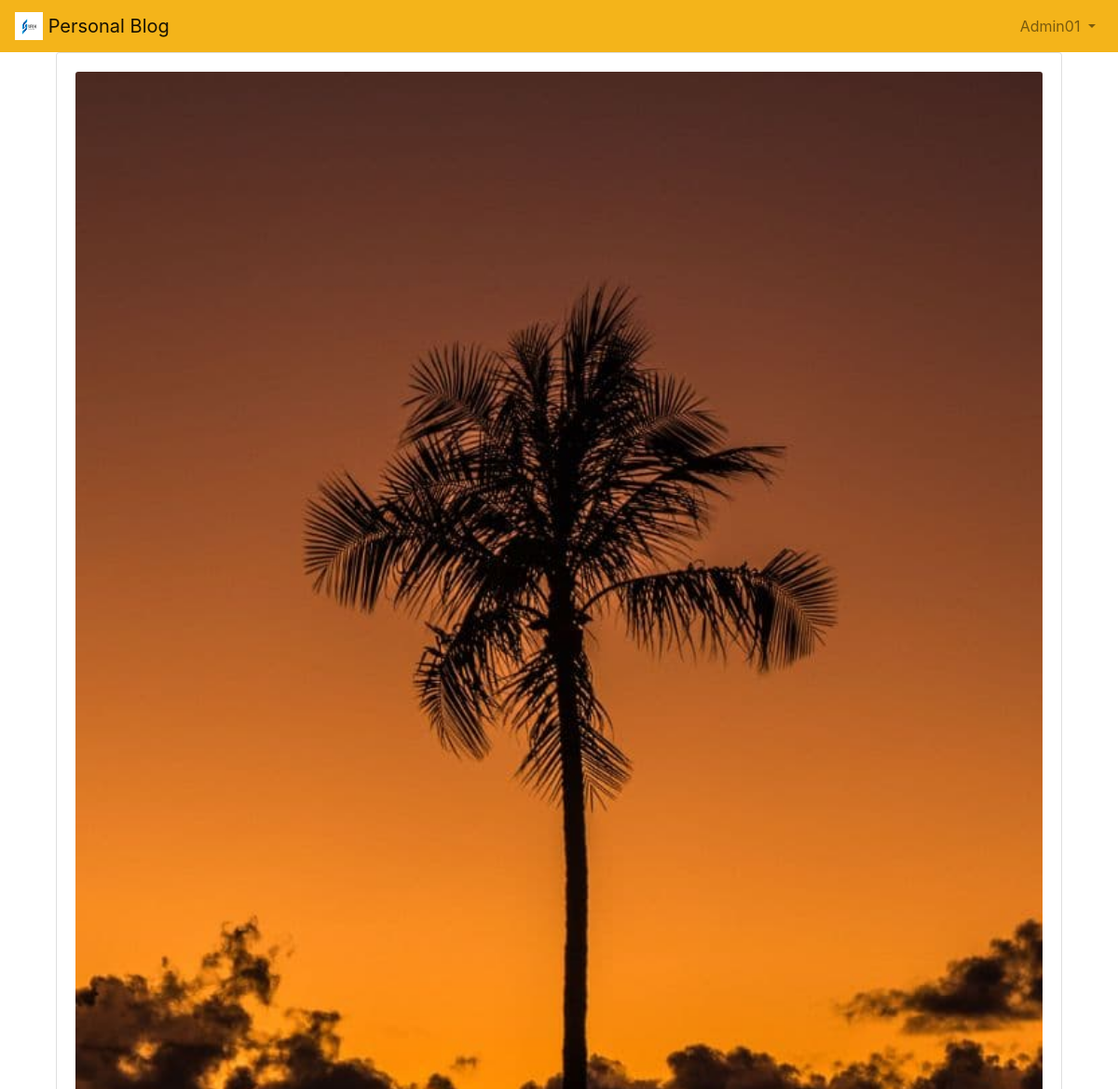
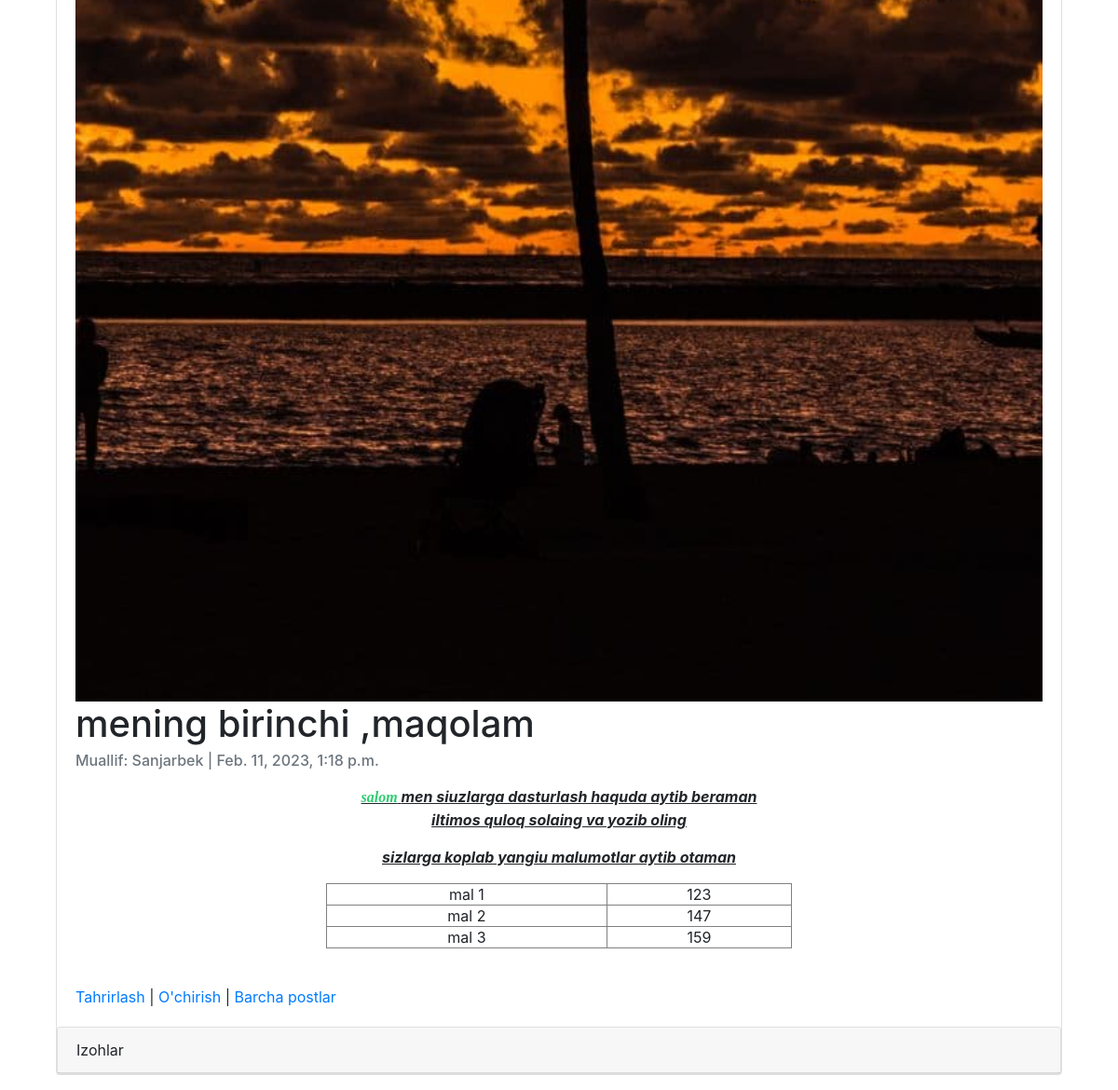
Screenshot of /articles/4/ (signed in) with the database file from the repository (2 pictures, top to bottom).
### accounts/models.py (models this page shows)
class CustomUser(AbstractUser):
    age=models.PositiveIntegerField(null=True, blank=True)    # null=True, blank=True  yoshini so'rash shart emasligi uchun true

### articles/models.py (models this page shows, shortened)
class Article(models.Model):
    title=models.CharField(max_length=250)
    summary=models.CharField(max_length=200,blank=True)
    body=RichTextField()
    photo=models.ImageField(upload_to='images',blank=True)
    date=models.DateTimeField(auto_now_add=True)
    author=models.ForeignKey(
        get_user_model(),
        on_delete=models.CASCADE,
    )

### articles/views.py (the view)
# urls.py: path('<int:pk>/', ArticleDetailView.as_view(), name='article_detail'),
class ArticleDetailView(DetailView):
    model = Article
    template_name = 'article_detail.html'

### templates/article_detail.html (shortened to what this page needs)
{% extends 'base.html' %}
{% block content %}
    <div class="container-fluid">
        <div class="card" >
          <div class="card-body">
              {%  if object.photo %}
                <img class="card-img-top" src="{{ object.photo.url }}" alt="{{ object.title }}">
              {% endif %}
              <h1 class="card-title">{{ object.title }}</h1>
              <h6 class="card-subtitle mb-2 text-muted">Muallif: {{ object.author }} | {{ object.date }}</h6>
              <p class="card-text">{{ object.body | safe}}</p>
              <a href="{% url 'article_edit' article.pk %}">Tahrirlash</a> |
              <a href="{% url 'article_delete' article.pk %}">O'chirish</a> |
              <a href="{% url 'article_list' %}">Barcha postlar</a>
          </div>
            <div class="card">
                <div class="card-header">Izohlar</div>
            </div>
        </div>
    </div>
{% endblock content %}

### templates/base.html (shortened to what this page needs)
{% load static %}
<!DOCTYPE html>
<html>
    <head>
            <link rel="stylesheet" href="https://cdn.jsdelivr.net/npm/bootstrap@4.5.3/dist/css/bootstrap.min.css">
    </head>
    <body>
        <nav class="navbar navbar-expand-lg navbar-light" style="background-color: #F4B41A;">
            <a class="navbar-brand" href="{% url 'home' %}">
                <img src="{% static 'assests/img/logo.png' %}" width="30" height="30" class="d-inline-block align-top" alt="">
                Personal Blog
            </a>
            <div class="collapse navbar-collapse" id="navbarSupportedContent">
                {% if user.is_authenticated %}
                    <ul class="navbar-nav ml-auto">
                        <li class="nav-item">
                            <a class="nav-link dropdown-toggle" href="#"
                                id="navbarDropdown" role="button" data-toggle="dropdown"
                                aria-haspopup="true" aria-expanded="false">
                                {{ user.username | title }}
                            </a>
                        </li>
                    </ul>
                {% else %}
                    <form class="form-inline ml-auto">
                        <a href="{% url 'login' %}" class="btn btn-outline-light">Kirish</a>
                        <a href="{% url 'signup' %}" class="btn btn-primary ml-2">Ro'yxatdan o'tish</a>
                    </form>
                {% endif %}
            </div>
        </nav>
        <main>
            <div class="container">
                {% block content %}
                {% endblock content %}
            </div>
        </main>
    </body>
</html>

### rows the page displays
CustomUser: username "Admin01"
Article: photo (picture), title "mening birinchi ,maqolam", author "Sanjarbek", date "Feb. 11, 2023, 1:18 p.m.", body "salom men siuzlarga dasturlash haquda aytib beraman iltimos quloq solaing va yozib oling sizlarga koplab yangiu malumotlar aytib otaman mal 1 123 mal 2 147 mal 3 159"
